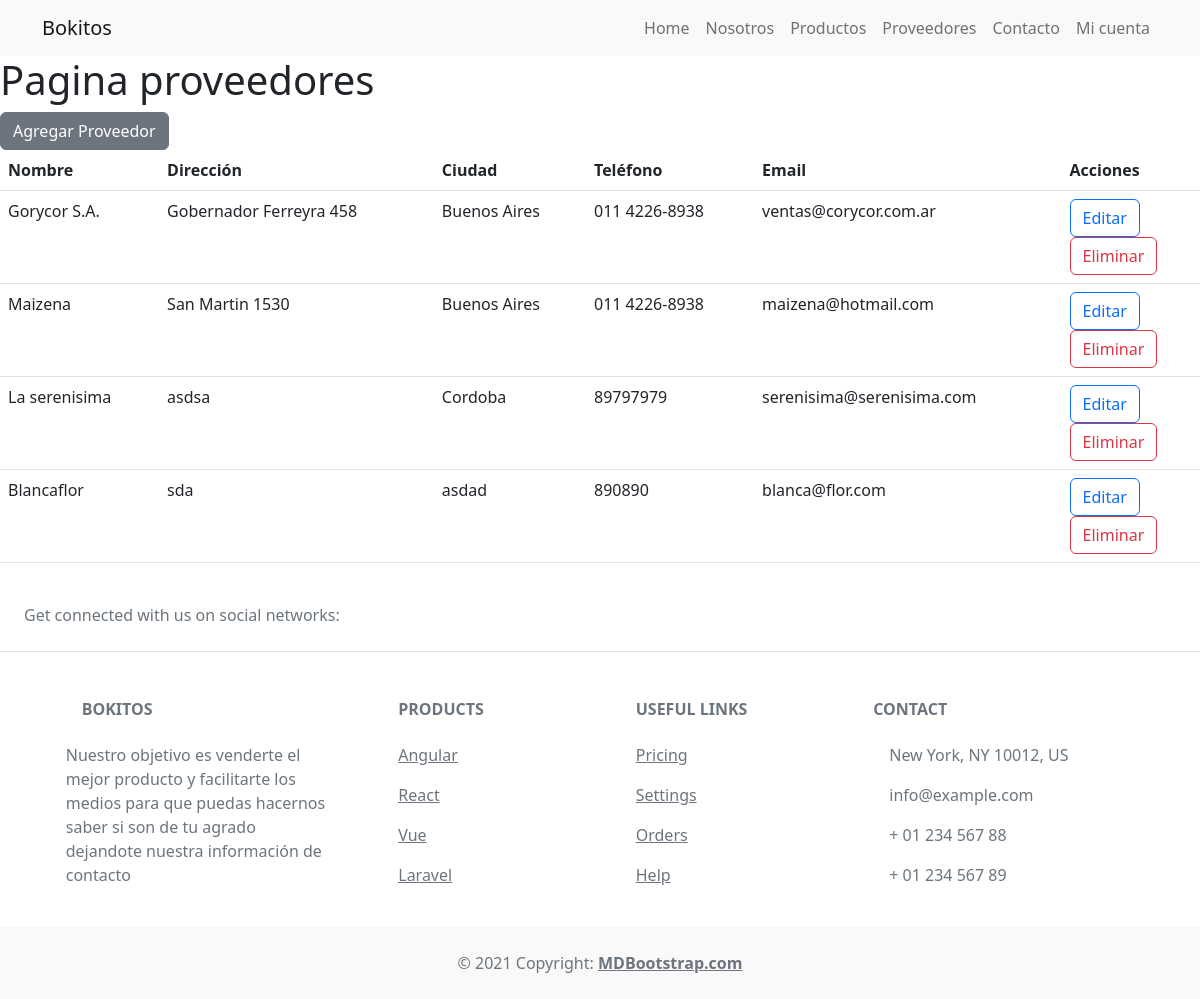
/proveedores/, run on an earlier commit of the app's database.
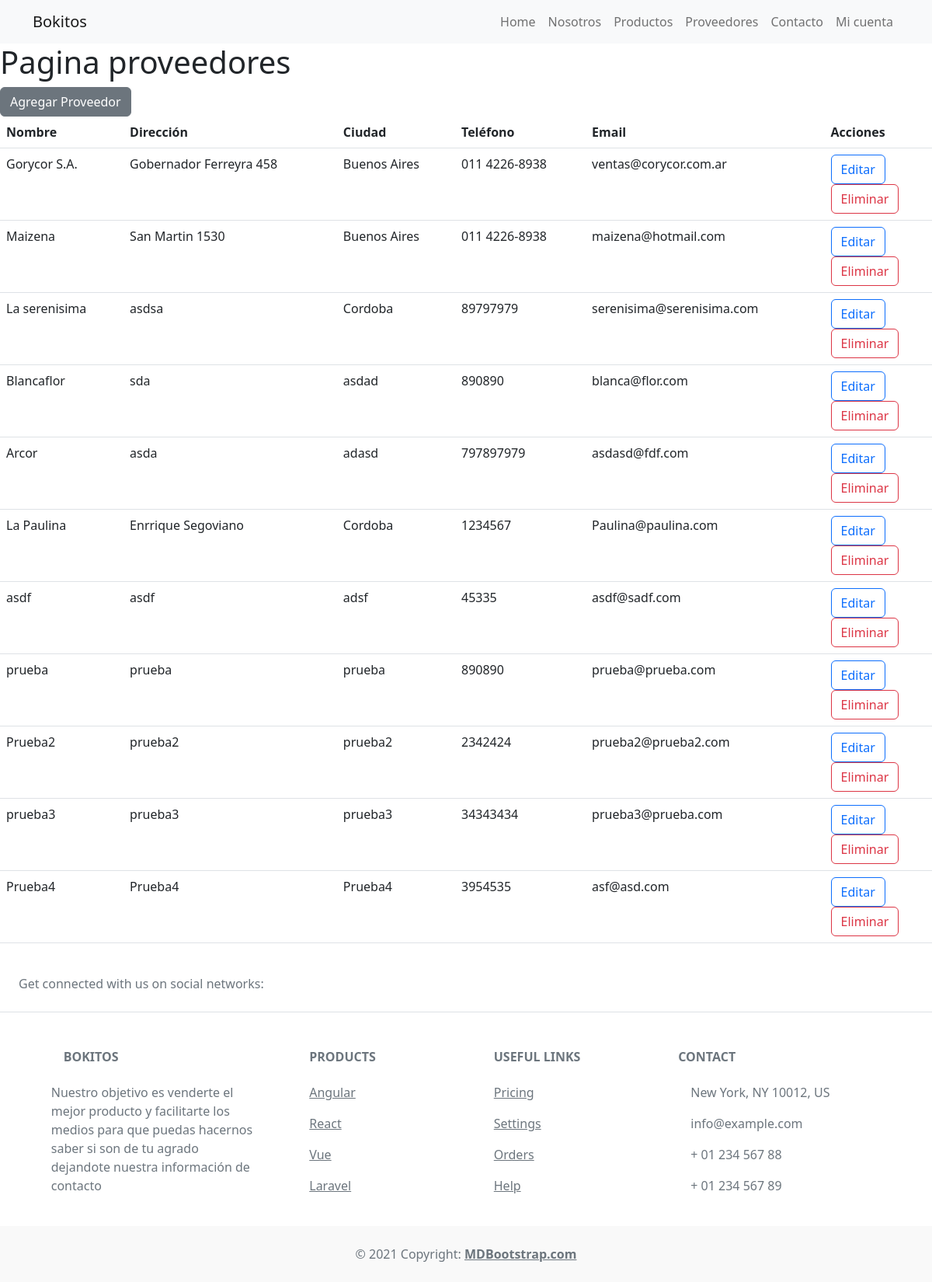
And on a later commit of the database.
### applications/proveedores/models.py (models this page shows, shortened)
class proveedor(models.Model):
    nombre = models.CharField(max_length=50)
    direccion = models.CharField(max_length=50)
    ciudad = models.CharField(max_length=50)
    telefono = models.CharField(max_length=15)
    codigo_postal = models.CharField(max_length=5)
    email = models.EmailField(max_length=254)

### applications/proveedores/views.py (the view)
# urls.py: path('proveedores/', views.proveedores, name='proveedores'),
def proveedores(request):
    proveedores = proveedor.objects.all()
    return render(request, 'proveedores/proveedores.html', {'proveedores':proveedores})

### bokitos/templates/proveedores/proveedores.html (shortened to what this page needs)
{% extends 'home/base.html' %}
{% block content %}
    <h1>Pagina proveedores</h1>
    <form action = "{% url 'agregar_proveedor' %}" method="post">
      <button  type="submit" class="btn btn-secondary">Agregar Proveedor</button>
    </form>
    <table class="table">
        <thead>
          <tr>
            <th scope="col">Nombre</th>
            <th scope="col">Dirección</th>
            <th scope="col">Ciudad</th>
            <th scope="col">Teléfono</th>
            <th scope="col">Email</th>
            <th scope="col">Acciones</th>
          </tr>
        </thead>
        <tbody>
            {% for proveedores in proveedores %}
          <tr>
            <td>{{proveedores.nombre}}</td>
            <td>{{proveedores.direccion}}</td>
            <td>{{proveedores.ciudad}}</td>
            <td>{{proveedores.telefono}}</td>
            <td>{{proveedores.email}}</td>
            <td>
              <button type="button" class="btn btn-outline-primary">Editar</button>
              <form action="{% url 'eliminar-proveedor' proveedores.pk %}">
                <button id= "btn_eliminar" name="btn_eliminar" type="submit" class="btn btn-outline-danger">Eliminar</button>
              </form>
            </td>
          </tr>
            {% endfor %}
        </tbody>
      </table>
{% endblock content %}

What changed in the data, as far as the page shows it:
added proveedor: nombre "Arcor", direccion "asda", ciudad "adasd", telefono "797897979", email "asdasd@fdf.com"
added proveedor: nombre "La Paulina", direccion "Enrrique Segoviano", ciudad "Cordoba", telefono "1234567", email "Paulina@paulina.com"
added proveedor: nombre "asdf", direccion "asdf", ciudad "adsf", telefono "45335", email "asdf@sadf.com"
added proveedor: nombre "prueba", direccion "prueba", ciudad "prueba", telefono "890890", email "prueba@prueba.com"
added proveedor: nombre "Prueba2", direccion "prueba2", ciudad "prueba2", telefono "2342424", email "prueba2@prueba2.com"
added proveedor: nombre "prueba3", direccion "prueba3", ciudad "prueba3", telefono "34343434", email "prueba3@prueba.com"
added proveedor: nombre "Prueba4", direccion "Prueba4", ciudad "Prueba4", telefono "3954535", email "asf@asd.com"
